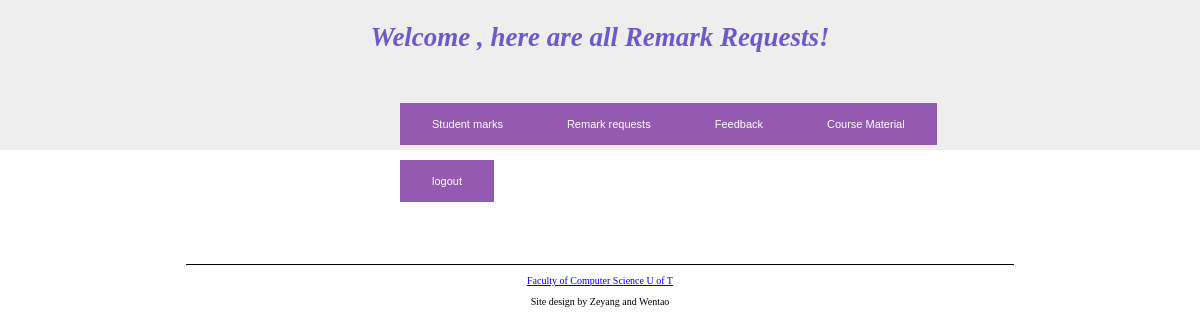
Before: /instructor_remark with the older database file.
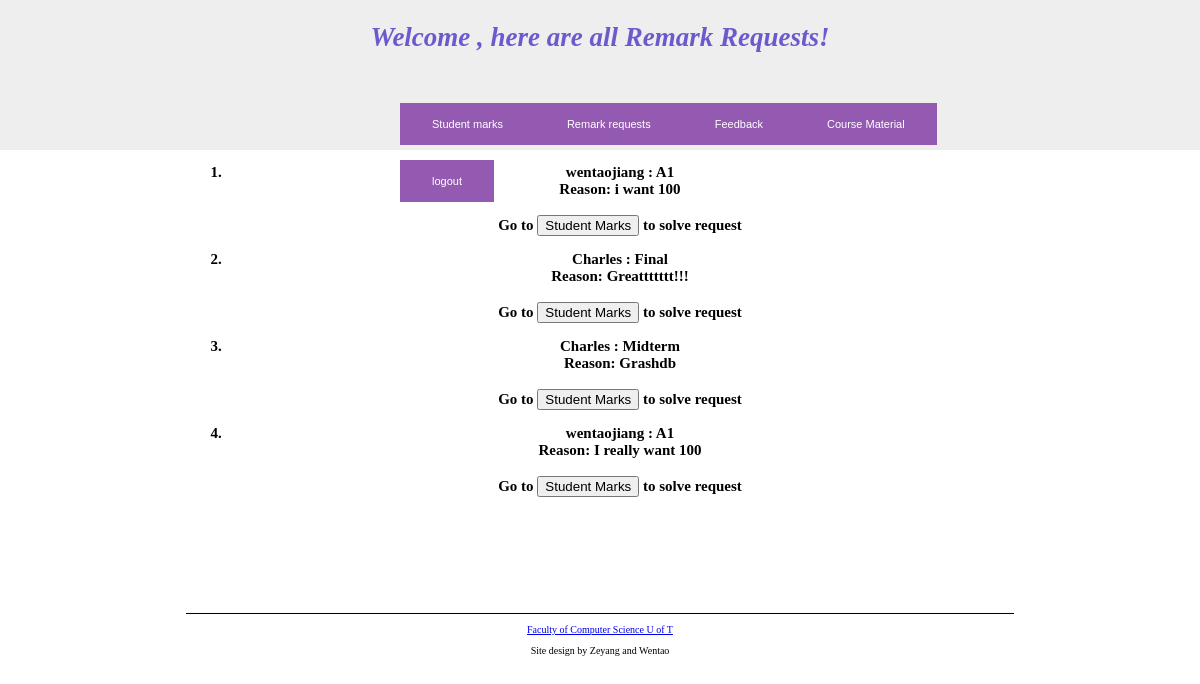
After: the same page with the newer database file.
### tables this page shows
CREATE TABLE "RemarkRequest" (
	"student"	TEXT,
	"type"	TEXT,
	"reason"	TEXT,
	"solved"	INTEGER
);

### app.py (the view)
@app.route('/instructor_remark')
def instructor_remark():
    global username
    db = get_db()
    db.row_factory = make_dicts
    remarks = query_db("select * from RemarkRequest")
    db.close()
    return render_template("instructor_remark.html", username=username, remarks=remarks)

### app.py (called while the page is built)
def get_db():
    db = getattr(g, '_database', None)
    if db is None:
        db = g._database = sqlite3.connect(DATABASE)
    return db

def make_dicts(cursor, row):
    return dict((cursor.description[idx][0], value)
                for idx, value in enumerate(row))

def query_db(query, args=(), one=False):
    cur = get_db().execute(query, args)
    rv = cur.fetchall()
    cur.close()
    return (rv[0] if rv else None) if one else rv

@app.teardown_appcontext
def close_connection(exception):
    db = getattr(g, '_database', None)
    if db is not None:
        db.close()

### templates/instructor_remark.html
{%extends "layout3.html"%}
{% block content %}
<div id="tecremark">
	<div class="remarks">
		<center>
		<ol>
			{% for item in remarks %}
		  <li>{{ item['student'] }} : {{ item['type'] }}<br>
			Reason: {{ item['reason'] }}<br>
			  &nbsp; <form action="/solve_remark">Go to <button>Student Marks</button> to solve request</form>
		  </li>
		  {% endfor %}
		</ol>
		</center>
	</div>
</div>
{% endblock content %}
{% block header %}
<h2>Welcome {{username}}, here are all Remark Requests!</h2>
{% endblock %}
{% block navigation %}
<li><form action="/instructor_marks"><button type="submit">Student marks</button></form></li>
<li><form action="/instructor_remark"><button type="submit">Remark requests</button></form></li>
<li><form action="/instructor_feedback"><button type="submit">Feedback</button></form></li>
{% endblock %}

### templates/layout3.html (shortened to what this page needs)
<html>
<head>
	<link rel="stylesheet" type='text/css' href="/static/style.css">
    <link rel="stylesheet" type='text/css' href="/static/functionality.css">
</head>
<body>
<div class="content">
    {% block content %}{% endblock %}
	<div class="heading">
        {% block header %}{% endblock %}
		<div class="navigation">
			<ul id="menu">
                {% block navigation %}{% endblock %}
				<li><form action="/home"><button type="submit">Course Material</button></form></li>
                <li><form action="/logout"><button type="submit">logout</button></form></li>
			</ul>
		</div>
	</div>
    <div class="footer">
        <center>
            <p><a href="https://web.cs.toronto.edu/contact-us/faculty-directory">Faculty of Computer Science U of T</a><p>
            <p>Site design by Zeyang and Wentao</p>
        </center>
    </div>
</div>
</body>
</html>

### static/style.css (style rules this page uses)
html { height: 100%; }
body { min-height: 100%; display: flex; flex-direction: column; }
h2 { margin-bottom: 50px; }
li { font-weight: bolder; font-family: Georgia; font-size: 15px; }
#menu { position: relative; margin-left: 15%; margin-right: 15%; }
#menu li { text-decoration: none; float: left; display: flex; flex-direction:row; flex-wrap: nowrap; }
.content { margin-left: 15%; margin-right: 15%; height: 100%; padding-top: 40px; padding-left: 0px; position: relative; top: 100px; flex: 1; }
.heading { color : #6A5ACD; background-color: #EEEEEE; display: inline-block; position: fixed; height: 150px; width: 100%; top : 0px; left: 0px; padding-top: 0px; padding-left: 0px; font-variant: normal; text-align: center; vertical-align: middle; font-size: large; font-weight: bold; font-style: oblique; white-space: nowrap; }
.content ul { list-style-image: url('ul.png'); }
.footer { top: 100px; position:relative; text-align: center; border-top: 1px solid #000000; font-size: 10px; margin-bottom:5px; }

### static/functionality.css (style rules this page uses)
.navigation button { margin-top: 0px; background-color: #945AB2; border: none; color: white; padding: 15px 32px; text-align: center; text-decoration: none; display: inline-block; font-size: 11px; }
#menu { margin-left: 30%; }

Changed rows visible on the page:
added RemarkRequest: student "wentaojiang", type "A1", reason "i want 100"
added RemarkRequest: student "Charles", type "Final", reason "Greattttttt!!!"
added RemarkRequest: student "Charles", type "Midterm", reason "Grashdb"
added RemarkRequest: student "wentaojiang", type "A1", reason "I really want 100"
